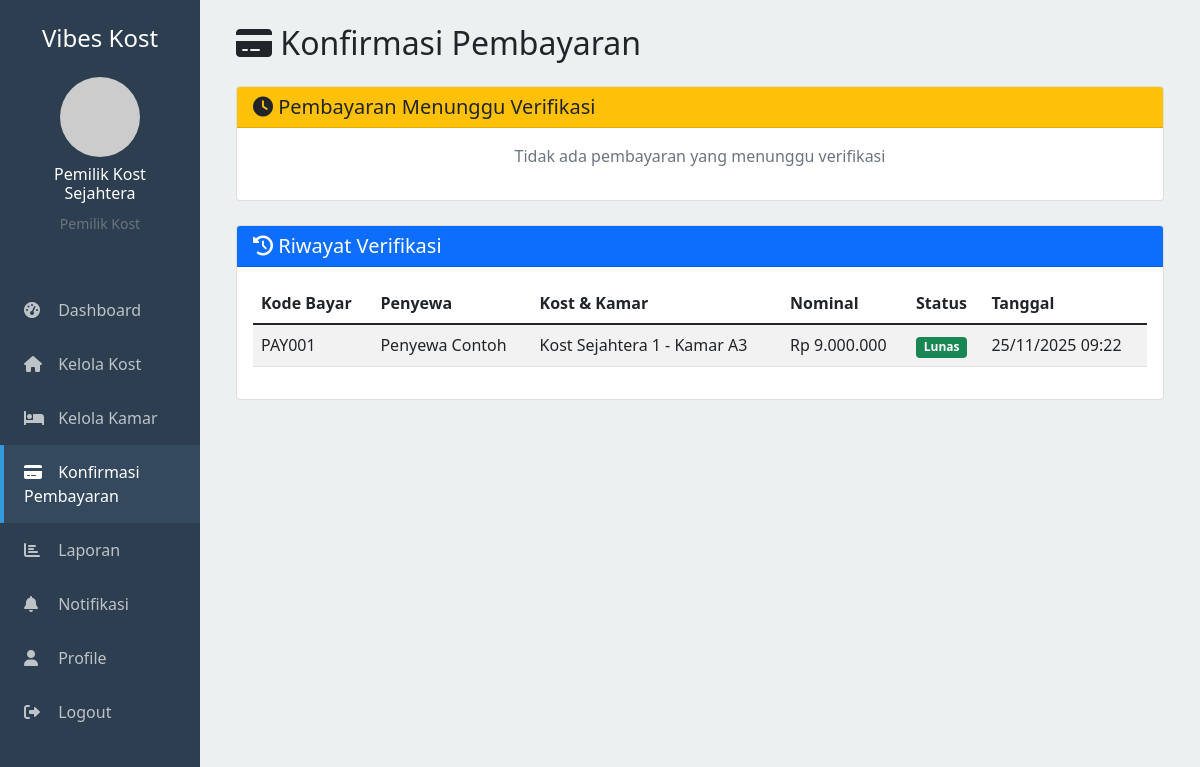
Page /pemilik/konfirmasi_pembayaran.php (signed in) on the committed database.
### tables this page shows
CREATE TABLE pembayarans (
    id INT PRIMARY KEY AUTO_INCREMENT,
    pemesanan_id INT NOT NULL,
    kode_pembayaran VARCHAR(20) UNIQUE NOT NULL,
    bukti_transfer VARCHAR(255),
    nominal DECIMAL(12,2) NOT NULL,
    metode_pembayaran ENUM('transfer_bank','qris','tunai') DEFAULT 'transfer_bank',
    nama_bank VARCHAR(50),
    nomor_rekening VARCHAR(50),
    atas_nama VARCHAR(100),
    status ENUM('menunggu','lunas','ditolak','kadaluarsa') DEFAULT 'menunggu',
    tanggal_transfer DATE,
    alasan_penolakan TEXT,
    verified_by INT,
    created_at TIMESTAMP DEFAULT CURRENT_TIMESTAMP,
    updated_at TIMESTAMP DEFAULT CURRENT_TIMESTAMP ON UPDATE CURRENT_TIMESTAMP,
    FOREIGN KEY (pemesanan_id) REFERENCES pemesanans(id) ON DELETE CASCADE,
    FOREIGN KEY (verified_by) REFERENCES users(id) ON DELETE SET NULL
);

CREATE TABLE users (
    id INT PRIMARY KEY AUTO_INCREMENT,
    nama VARCHAR(100) NOT NULL,
    email VARCHAR(100) UNIQUE NOT NULL,
    password VARCHAR(255) NOT NULL,
    role ENUM('admin','pemilik','penyewa') NOT NULL,
    no_telepon VARCHAR(20),
    alamat TEXT,
     
    bank_nama VARCHAR(100),
    bank_nomor VARCHAR(50),
    bank_atas_nama VARCHAR(100),
    foto_profil VARCHAR(255) DEFAULT 'default.jpg',
    is_active BOOLEAN DEFAULT TRUE,
    created_at TIMESTAMP DEFAULT CURRENT_TIMESTAMP,
    updated_at TIMESTAMP DEFAULT CURRENT_TIMESTAMP ON UPDATE CURRENT_TIMESTAMP
);

CREATE TABLE kost (
    id INT PRIMARY KEY AUTO_INCREMENT,
    pemilik_id INT NOT NULL,
    nama_kost VARCHAR(100) NOT NULL,
    alamat TEXT NOT NULL,
    deskripsi TEXT,
    harga_per_bulan DECIMAL(12,2) NOT NULL,
    latitude DECIMAL(10,8),
    longitude DECIMAL(11,8),
    foto_kost VARCHAR(255) DEFAULT 'default.jpg',
    fasilitas TEXT,
    peraturan TEXT,
    status ENUM('tersedia','tidak_tersedia') DEFAULT 'tersedia',
    created_at TIMESTAMP DEFAULT CURRENT_TIMESTAMP,
    updated_at TIMESTAMP DEFAULT CURRENT_TIMESTAMP ON UPDATE CURRENT_TIMESTAMP,
    FOREIGN KEY (pemilik_id) REFERENCES users(id) ON DELETE CASCADE
);

CREATE TABLE kamars (
    id INT PRIMARY KEY AUTO_INCREMENT,
    kost_id INT NOT NULL,
    nomor_kamar VARCHAR(10) NOT NULL,
    ukuran_kamar VARCHAR(20),
    harga_per_bulan DECIMAL(12,2) NOT NULL,
    fasilitas_kamar TEXT,
    deskripsi_kamar TEXT,
    foto_kamar VARCHAR(255),
    status ENUM('tersedia','dipesan','ditempati') DEFAULT 'tersedia',
    created_at TIMESTAMP DEFAULT CURRENT_TIMESTAMP,
    updated_at TIMESTAMP DEFAULT CURRENT_TIMESTAMP ON UPDATE CURRENT_TIMESTAMP,
    FOREIGN KEY (kost_id) REFERENCES kost(id) ON DELETE CASCADE
);

### pemilik/konfirmasi_pembayaran.php (the view, shortened to what this page needs)
<?php
include '../includes/config.php';
$user_id = $_SESSION['user_id'];
$pending_query = "SELECT pb.*, p.kode_booking, p.tanggal_masuk, p.durasi_sewa, p.total_biaya,
                         u.nama as penyewa_nama, u.no_telepon as penyewa_telepon,
                         k.nama_kost, km.nomor_kamar
                  FROM pembayarans pb
                  JOIN pemesanans p ON pb.pemesanan_id = p.id
                  JOIN users u ON p.penyewa_id = u.id
                  JOIN kamars km ON p.kamar_id = km.id
                  JOIN kost k ON km.kost_id = k.id
                  WHERE k.pemilik_id = ? AND pb.status = 'menunggu'
                  ORDER BY pb.created_at DESC";
$stmt = $conn->prepare($pending_query);
$stmt->bind_param("i", $user_id);
$stmt->execute();
$pending_payments = $stmt->get_result();
$history_query = "SELECT pb.*, p.kode_booking, u.nama as penyewa_nama,
                         k.nama_kost, km.nomor_kamar
                  FROM pembayarans pb
                  JOIN pemesanans p ON pb.pemesanan_id = p.id
                  JOIN users u ON p.penyewa_id = u.id
                  JOIN kamars km ON p.kamar_id = km.id
                  JOIN kost k ON km.kost_id = k.id
                  WHERE k.pemilik_id = ? AND pb.status != 'menunggu'
                  ORDER BY pb.updated_at DESC
                  LIMIT 20";
$stmt = $conn->prepare($history_query);
$stmt->bind_param("i", $user_id);
$stmt->execute();
$payment_history = $stmt->get_result();
?>
<!DOCTYPE html>
<html lang="id">
<head>
    <link href="https://cdn.jsdelivr.net/npm/bootstrap@5.1.3/dist/css/bootstrap.min.css" rel="stylesheet">
    <link href="https://cdnjs.cloudflare.com/ajax/libs/font-awesome/6.0.0/css/all.min.css" rel="stylesheet">
</head>
<body>
    <div class="container-fluid">
        <div class="row">
            <div class="col-md-3 col-lg-2 sidebar p-0">
                <div class="p-4">
                    <h4 class="text-center mb-4">Vibes Kost</h4>
                    <div class="text-center mb-4">
                        <img src="../uploads/profil/<?php echo $_SESSION['foto_profil']; ?>"
                             class="rounded-circle"
                             width="80"
                             height="80"
                             alt="Profile"
                             onerror="this.src='https://via.placeholder.com/80'">
                        <h6 class="mt-2"><?php echo $_SESSION['nama']; ?></h6>
                        <small class="text-muted">Pemilik Kost</small>
                    </div>
                </div>
                <nav class="nav flex-column">
                    <a class="nav-link" href="dashboard.php">
                        <i class="fas fa-tachometer-alt"></i> Dashboard
                    </a>
                    <a class="nav-link" href="manage_kost.php">
                        <i class="fas fa-home"></i> Kelola Kost
                    </a>
                    <a class="nav-link" href="manage_kamar.php">
                        <i class="fas fa-bed"></i> Kelola Kamar
                    </a>
                    <a class="nav-link active" href="konfirmasi_pembayaran.php">
                        <i class="fas fa-credit-card"></i> Konfirmasi Pembayaran
                    </a>
                    <a class="nav-link" href="laporan.php">
                        <i class="fas fa-chart-bar"></i> Laporan
                    </a>
                    <a class="nav-link" href="notifikasi.php">
                        <i class="fas fa-bell"></i> Notifikasi
                    </a>
                    <a class="nav-link" href="profile.php">
                        <i class="fas fa-user"></i> Profile
                    </a>
                    <a class="nav-link" href="../auth/logout.php">
                        <i class="fas fa-sign-out-alt"></i> Logout
                    </a>
                </nav>
            </div>
            <div class="col-md-9 col-lg-10 main-content">
                <div class="p-4">
                    <h2 class="mb-4"><i class="fas fa-credit-card"></i> Konfirmasi Pembayaran</h2>
                    <div class="card mb-4">
                        <div class="card-header bg-warning text-dark">
                            <h5 class="mb-0"><i class="fas fa-clock"></i> Pembayaran Menunggu Verifikasi</h5>
                        </div>
                        <div class="card-body">
                            <?php if ($pending_payments->num_rows > 0): ?>
                                <div class="row">
                                    <?php while ($payment = $pending_payments->fetch_assoc()): ?>
                                        <div class="col-md-6 mb-4">
                                            <div class="card payment-card h-100">
                                                <div class="card-header d-flex justify-content-between align-items-center">
                                                    <strong><?php echo $payment['penyewa_nama']; ?></strong>
                                                    <span class="badge bg-warning">Menunggu</span>
                                                </div>
                                                <div class="card-body">
                                                    <p><strong>Kost:</strong> <?php echo $payment['nama_kost']; ?></p>
                                                    <p><strong>Kamar:</strong> <?php echo $payment['nomor_kamar']; ?></p>
                                                    <p><strong>Kode Booking:</strong> <?php echo $payment['kode_booking']; ?></p>
                                                    <p><strong>Nominal:</strong> Rp <?php echo number_format($payment['nominal'], 0, ',', '.'); ?></p>
                                                    <p><strong>Metode:</strong> <?php echo ucfirst(str_replace('_', ' ', $payment['metode_pembayaran'])); ?></p>
                                                    <?php if ($payment['bukti_transfer']): ?>
                                                        <p><strong>Bukti Transfer:</strong></p>
                                                        <img src="../uploads/bukti_bayar/<?php echo $payment['bukti_transfer']; ?>"
                                                             class="img-thumbnail"
                                                             style="max-height: 200px; cursor: pointer;"
                                                             onclick="openImageModal(this.src)"
                                                             onerror="this.style.display='none'">
                                                    <?php endif; ?>
                                                    <div class="mt-3">
                                                        <button class="btn btn-success btn-sm"
                                                                data-bs-toggle="modal"
                                                                data-bs-target="#verifyModal"
                                                                data-payment-id="<?php echo $payment['id']; ?>"
                                                                data-payment-nominal="Rp <?php echo number_format($payment['nominal'], 0, ',', '.'); ?>"
                                                                data-penyewa-nama="<?php echo $payment['penyewa_nama']; ?>"
                                                                onclick="setVerifyData(this)">
                                                            <i class="fas fa-check"></i> Terima
                                                        </button>
                                                        <button class="btn btn-danger btn-sm"
                                                                data-bs-toggle="modal"
                                                                data-bs-target="#rejectModal"
                                                                data-payment-id="<?php echo $payment['id']; ?>"
                                                                data-payment-nominal="Rp <?php echo number_format($payment['nominal'], 0, ',', '.'); ?>"
                                                                data-penyewa-nama="<?php echo $payment['penyewa_nama']; ?>"
                                                                onclick="setRejectData(this)">
                                                            <i class="fas fa-times"></i> Tolak
                                                        </button>
                                                    </div>
                                                </div>
                                            </div>
                                        </div>
                                    <?php endwhile; ?>
                                </div>
                            <?php else: ?>
                                <p class="text-muted text-center">Tidak ada pembayaran yang menunggu verifikasi</p>
                            <?php endif; ?>
                        </div>
                    </div>
                    <div class="card">
                        <div class="card-header bg-primary text-white">
                            <h5 class="mb-0"><i class="fas fa-history"></i> Riwayat Verifikasi</h5>
                        </div>
                        <div class="card-body">
                            <?php if ($payment_history->num_rows > 0): ?>
                                <div class="table-responsive">
                                    <table class="table table-striped">
                                        <thead>
                                            <tr>
                                                <th>Kode Bayar</th>
                                                <th>Penyewa</th>
                                                <th>Kost & Kamar</th>
                                                <th>Nominal</th>
                                                <th>Status</th>
                                                <th>Tanggal</th>
                                            </tr>
                                        </thead>
                                        <tbody>
                                            <?php while ($payment = $payment_history->fetch_assoc()): ?>
                                                <tr>
                                                    <td><?php echo $payment['kode_pembayaran']; ?></td>
                                                    <td><?php echo $payment['penyewa_nama']; ?></td>
                                                    <td><?php echo $payment['nama_kost']; ?> - Kamar <?php echo $payment['nomor_kamar']; ?></td>
                                                    <td>Rp <?php echo number_format($payment['nominal'], 0, ',', '.'); ?></td>
                                                    <td>
                                                        <span class="badge bg-<?php
                                                            switch($payment['status']) {
                                                                case 'lunas': echo 'success'; break;
                                                            }
                                                        ?>"><?php echo ucfirst($payment['status']); ?></span>
                                                    </td>
                                                    <td><?php echo date('d/m/Y H:i', strtotime($payment['updated_at'])); ?></td>
                                                </tr>
                                            <?php endwhile; ?>
                                        </tbody>
                                    </table>
                                </div>
                            <?php else: ?>
                                <p class="text-muted text-center">Belum ada riwayat verifikasi</p>
                            <?php endif; ?>
                        </div>
                    </div>
                </div>
            </div>
        </div>
    </div>
</body>
</html>

### pemilik/konfirmasi_pembayaran.php (style rules this page uses)
.sidebar { background: #2c3e50; min-height: 100vh; color: white; }
.sidebar .nav-link { color: #bdc3c7; padding: 15px 20px; border-left: 4px solid transparent; }
.sidebar .nav-link:hover, .sidebar .nav-link.active { color: white; background: #34495e; border-left-color: #3498db; }
.sidebar .nav-link i { width: 20px; margin-right: 10px; }
.main-content { background: #ecf0f1; min-height: 100vh; }

### rows in the picture
pembayarans: kode_pembayaran "PAY001", users.nama "Penyewa Contoh", kost.nama_kost "Kost Sejahtera 1", kamars.nomor_kamar "A3", nominal "9.000.000", status "Lunas", updated_at "25/11/2025 09:22"

### other values in the picture
$_SESSION['nama'] "Pemilik Kost Sejahtera"
